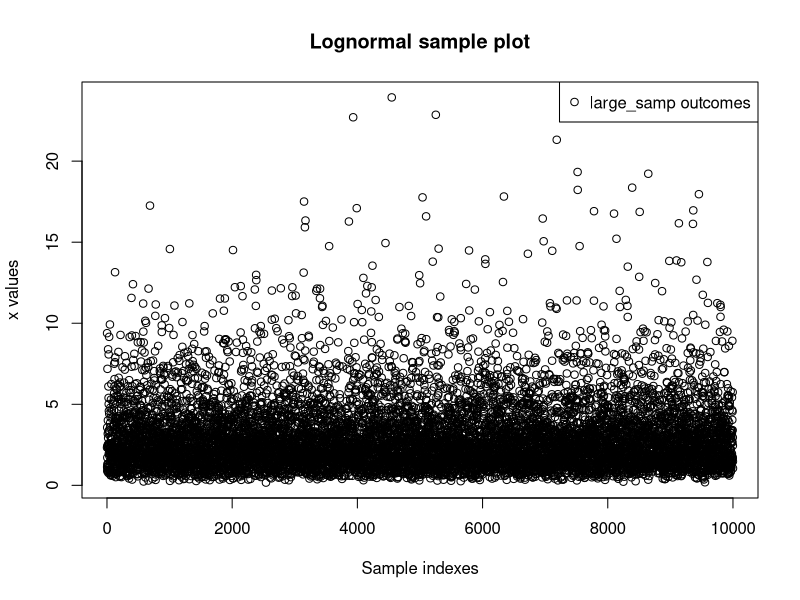
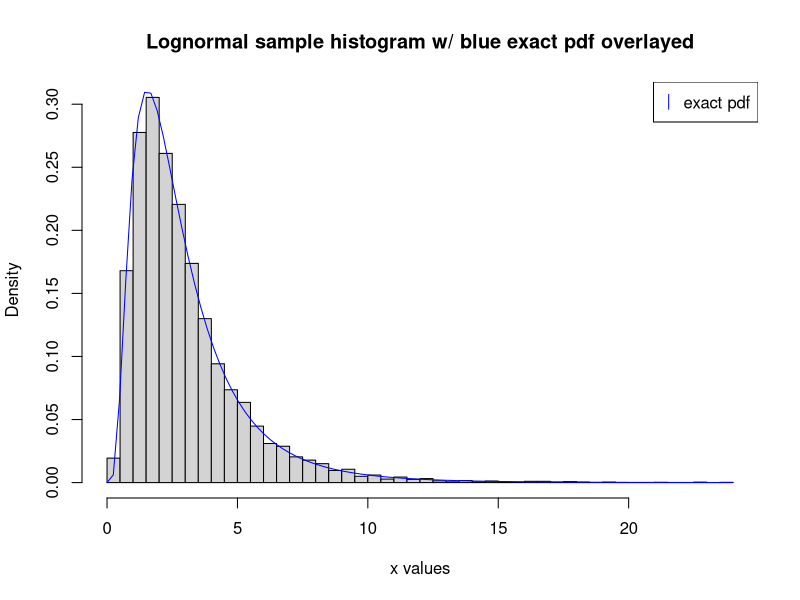
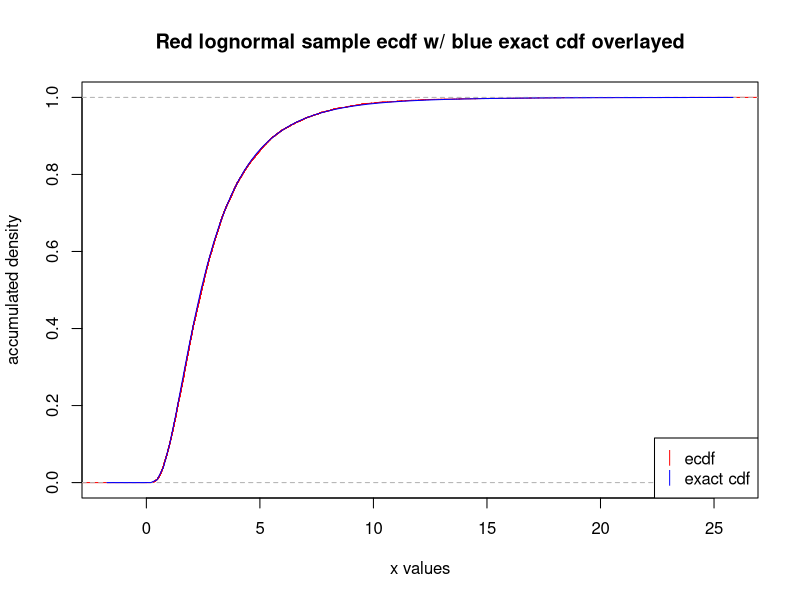

R code for these plots, in order:
## ---- chunk 1
ln_params <- function(exp, var) {
  sig_sq <- log(var / exp^2 + 1)
  mu <- log(exp) - sig_sq / 2
  params <- list("mu" = mu, "sig_sq" = sig_sq)
  return(params)
}
## ---- chunk 2
params <- ln_params(3, 5)
ln_mu <- params$mu; ln_sig_sq <- params$sig_sq
ln_mu; ln_sig_sq
## ---- chunk 3
n <- 10000
ln_sig <- sqrt(ln_sig_sq)
large_samp <- rlnorm(n, ln_mu, ln_sig)
## ---- chunk 4
plot(large_samp, main = "Lognormal sample plot", xlab = "Sample indexes", ylab = "x values")
legend("topright", legend = "large_samp outcomes", pch = 1)
## ---- chunk 5
hist(large_samp, 50, FALSE, main = "Lognormal sample histogram w/ blue exact pdf overlayed", xlab = "x values")
curve(dlnorm(x, meanlog = ln_mu, sdlog = ln_sig), add = TRUE, col = "blue")
legend("topright", legend = "exact pdf", col = "blue", pch = "|")
## ---- chunk 6
plot(ecdf(large_samp), main = "Red lognormal sample ecdf w/ blue exact cdf overlayed", xlab = "x values", ylab = "accumulated density", col = "red")
curve(plnorm(x, meanlog = ln_mu, sdlog = ln_sig), add = TRUE, col = "blue")
legend("bottomright", legend = c("ecdf", "exact cdf"), col = c("red", "blue"), pch = "|")
## ---- chunk 7
# Load MASS library for use of mvrnorm function
library(MASS)

fit_locdisp_mlfp <- function(eps_t_mat, p_t_vec, nu, thresh) {
  # Extract length of vector and matrix, width of matrix
  t_bar <- length(p_t_vec)
  cols <- ncol(eps_t_mat)
  
  # 0. Initialize
  mu_vec <- vector("numeric", cols)
  for (t in c(1:t_bar)) {
    mu_vec <- mu_vec + p_t_vec[t] * t(eps_t_mat[t,])
  }
  sig_sq_hfp_mat <- matrix(rep(vector("numeric", cols), cols), cols, cols)
  for (t in c(1:t_bar)) {
    dif <- t(eps_t_mat[t,]) - mu_vec
    sig_sq_hfp_mat <- sig_sq_hfp_mat + p_t_vec[t] * t(dif) %*% dif
  }
  sig_sq_mat <- matrix(rep(vector("numeric", cols), cols), cols, cols)
  if (nu > 2) {
    sig_sq_mat <- ((nu - 2) / nu) * sig_sq_hfp_mat
  } else {
    sig_sq_mat <- sig_sq_hfp_mat
  }
  
  # Construct norm values to be updated after each run to check for convergence
  rel_euc_norm <- thresh * 2
  rel_fro_norm <- thresh * 2
  
  while ((rel_euc_norm > thresh) & (rel_fro_norm > thresh)) {
    # 1. Update weights and FP
    w_t_vec <- vector("numeric", t_bar)
    for (t in c(1:t_bar)) {
      dif <- t(eps_t_mat[t,]) - mu_vec
      w_t_vec[t] <- (nu + t_bar) / (nu + (dif %*% t(sig_sq_mat) %*% t(dif)))
    }
    sum_prod_p_w <- sum(p_t_vec * w_t_vec)
    q_t_vec <- vector("numeric", t_bar)
    for (t in c(1:t_bar)) {
      q_t_vec[t] <- p_t_vec[t] * w_t_vec[t] / sum_prod_p_w
    }
  
    # 2. Update output
    mu_vec_old <- mu_vec
    for (t in c(1:t_bar)) {
      mu_vec <- mu_vec + q_t_vec[t] * t(eps_t_mat[t,])
    }
    sig_sq_mat_old <- sig_sq_mat
    for (t in c(1:t_bar)) {
      dif <- t(eps_t_mat[t,]) - mu_vec
      sig_sq_hfp_mat <- sig_sq_hfp_mat + q_t_vec[t] * t(dif) %*% dif
    }
    
    # Update norm values to check for convergence; return to 1) if no convergence
    rel_euc_norm <- (norm(mu_vec - mu_vec_old)) / norm(mu_vec_old)
    rel_fro_norm <- (det(sig_sq_mat - sig_sq_mat_old)) / det(sig_sq_mat_old)
  }
  # 3. If convergence, output (mu_vec, sig_sq_vec)
  params <- list("mu_vec" = mu_vec, "sig_sq_mat" = sig_sq_mat)
  return(params)
}
## ---- chunk 8
num_runs <- 1000
df <- 100
conv_thresh <- 10^(-9)
num_runs_inv <- 1 / num_runs
p_t_bvn_vec <- rep(num_runs_inv, num_runs)
mu_input <- c(0, 0)
Sigma_input <- cbind(c(1, 0), c(0, 1))
eps_t_bvn_mat <- mvrnorm(num_runs, mu_input, Sigma_input)
fit_locdisp_mlfp(eps_t_bvn_mat, p_t_bvn_vec, df, conv_thresh)
